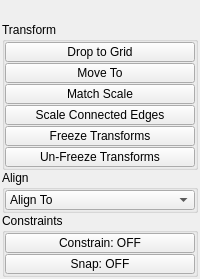
<?xml version="1.0" encoding="UTF-8"?>
<ui version="4.0">
 <class>QtUi</class>
 <widget class="QMainWindow" name="QtUi">
  <property name="enabled">
   <bool>true</bool>
  </property>
  <property name="geometry">
   <rect>
    <x>0</x>
    <y>0</y>
    <width>200</width>
    <height>268</height>
   </rect>
  </property>
  <property name="tabShape">
   <enum>QTabWidget::Triangular</enum>
  </property>
  <property name="dockNestingEnabled">
   <bool>true</bool>
  </property>
  <property name="dockOptions">
   <set>QMainWindow::AllowNestedDocks|QMainWindow::AllowTabbedDocks|QMainWindow::AnimatedDocks|QMainWindow::ForceTabbedDocks</set>
  </property>
  <widget class="QWidget" name="central_widget">
   <property name="minimumSize">
    <size>
     <width>200</width>
     <height>0</height>
    </size>
   </property>
   <layout class="QVBoxLayout" name="verticalLayout_2">
    <property name="leftMargin">
     <number>2</number>
    </property>
    <property name="topMargin">
     <number>2</number>
    </property>
    <property name="rightMargin">
     <number>2</number>
    </property>
    <property name="bottomMargin">
     <number>2</number>
    </property>
    <property name="spacing">
     <number>2</number>
    </property>
    <item>
     <layout class="QVBoxLayout" name="verticalLayout">
      <property name="spacing">
       <number>0</number>
      </property>
      <item>
       <widget class="Header" name="header" native="true">
        <property name="minimumSize">
         <size>
          <width>0</width>
          <height>20</height>
         </size>
        </property>
        <property name="font">
         <font>
          <weight>75</weight>
          <bold>true</bold>
         </font>
        </property>
        <property name="text" stdset="0">
         <string>TRANSFORM</string>
        </property>
       </widget>
      </item>
      <item>
       <widget class="CollapsableGroup" name="transform">
        <property name="minimumSize">
         <size>
          <width>125</width>
          <height>0</height>
         </size>
        </property>
        <property name="title">
         <string>Transform</string>
        </property>
        <layout class="QVBoxLayout" name="verticalLayout_3">
         <property name="spacing">
          <number>1</number>
         </property>
         <property name="leftMargin">
          <number>0</number>
         </property>
         <property name="topMargin">
          <number>0</number>
         </property>
         <property name="rightMargin">
          <number>0</number>
         </property>
         <property name="bottomMargin">
          <number>0</number>
         </property>
         <item>
          <widget class="PushButton" name="tb000">
           <property name="enabled">
            <bool>true</bool>
           </property>
           <property name="sizePolicy">
            <sizepolicy hsizetype="Preferred" vsizetype="Fixed">
             <horstretch>0</horstretch>
             <verstretch>0</verstretch>
            </sizepolicy>
           </property>
           <property name="minimumSize">
            <size>
             <width>0</width>
             <height>20</height>
            </size>
           </property>
           <property name="maximumSize">
            <size>
             <width>16777215</width>
             <height>20</height>
            </size>
           </property>
           <property name="toolTip">
            <string>Move selected object to grid.</string>
           </property>
           <property name="layoutDirection">
            <enum>Qt::LeftToRight</enum>
           </property>
           <property name="text">
            <string>Drop to Grid</string>
           </property>
          </widget>
         </item>
         <item>
          <widget class="PushButton" name="tb005">
           <property name="enabled">
            <bool>true</bool>
           </property>
           <property name="sizePolicy">
            <sizepolicy hsizetype="Preferred" vsizetype="Fixed">
             <horstretch>0</horstretch>
             <verstretch>0</verstretch>
            </sizepolicy>
           </property>
           <property name="minimumSize">
            <size>
             <width>0</width>
             <height>20</height>
            </size>
           </property>
           <property name="maximumSize">
            <size>
             <width>16777215</width>
             <height>20</height>
            </size>
           </property>
           <property name="toolTip">
            <string>Move selected object(s) to last selected.</string>
           </property>
           <property name="text">
            <string>Move To</string>
           </property>
           <property name="iconSize">
            <size>
             <width>18</width>
             <height>18</height>
            </size>
           </property>
           <property name="autoDefault">
            <bool>false</bool>
           </property>
           <property name="default">
            <bool>false</bool>
           </property>
           <property name="flat">
            <bool>false</bool>
           </property>
          </widget>
         </item>
         <item>
          <widget class="QPushButton" name="b001">
           <property name="enabled">
            <bool>true</bool>
           </property>
           <property name="sizePolicy">
            <sizepolicy hsizetype="Preferred" vsizetype="Fixed">
             <horstretch>0</horstretch>
             <verstretch>0</verstretch>
            </sizepolicy>
           </property>
           <property name="minimumSize">
            <size>
             <width>0</width>
             <height>20</height>
            </size>
           </property>
           <property name="maximumSize">
            <size>
             <width>16777215</width>
             <height>20</height>
            </size>
           </property>
           <property name="toolTip">
            <string>&lt;html&gt;&lt;head/&gt;&lt;body&gt;&lt;p&gt;Match the first selected object to the combined bounding box scale of any additional selected objects.&lt;/p&gt;&lt;/body&gt;&lt;/html&gt;</string>
           </property>
           <property name="text">
            <string>Match Scale</string>
           </property>
           <property name="iconSize">
            <size>
             <width>18</width>
             <height>18</height>
            </size>
           </property>
           <property name="autoDefault">
            <bool>false</bool>
           </property>
           <property name="default">
            <bool>false</bool>
           </property>
           <property name="flat">
            <bool>false</bool>
           </property>
          </widget>
         </item>
         <item>
          <widget class="PushButton" name="tb001">
           <property name="enabled">
            <bool>true</bool>
           </property>
           <property name="sizePolicy">
            <sizepolicy hsizetype="Preferred" vsizetype="Fixed">
             <horstretch>0</horstretch>
             <verstretch>0</verstretch>
            </sizepolicy>
           </property>
           <property name="minimumSize">
            <size>
             <width>0</width>
             <height>20</height>
            </size>
           </property>
           <property name="maximumSize">
            <size>
             <width>16777215</width>
             <height>20</height>
            </size>
           </property>
           <property name="toolTip">
            <string>Scales each set of connected edges separately.</string>
           </property>
           <property name="text">
            <string>Scale Connected Edges</string>
           </property>
           <property name="iconSize">
            <size>
             <width>18</width>
             <height>18</height>
            </size>
           </property>
           <property name="autoDefault">
            <bool>false</bool>
           </property>
           <property name="default">
            <bool>false</bool>
           </property>
           <property name="flat">
            <bool>false</bool>
           </property>
          </widget>
         </item>
         <item>
          <widget class="PushButton" name="tb002">
           <property name="enabled">
            <bool>true</bool>
           </property>
           <property name="sizePolicy">
            <sizepolicy hsizetype="Preferred" vsizetype="Fixed">
             <horstretch>0</horstretch>
             <verstretch>0</verstretch>
            </sizepolicy>
           </property>
           <property name="minimumSize">
            <size>
             <width>0</width>
             <height>20</height>
            </size>
           </property>
           <property name="maximumSize">
            <size>
             <width>16777215</width>
             <height>20</height>
            </size>
           </property>
           <property name="toolTip">
            <string>Freeze transformations on any selected objects</string>
           </property>
           <property name="text">
            <string>Freeze Transforms</string>
           </property>
           <property name="iconSize">
            <size>
             <width>18</width>
             <height>18</height>
            </size>
           </property>
           <property name="autoDefault">
            <bool>false</bool>
           </property>
           <property name="default">
            <bool>false</bool>
           </property>
           <property name="flat">
            <bool>false</bool>
           </property>
          </widget>
         </item>
         <item>
          <widget class="QPushButton" name="b002">
           <property name="enabled">
            <bool>true</bool>
           </property>
           <property name="sizePolicy">
            <sizepolicy hsizetype="Preferred" vsizetype="Fixed">
             <horstretch>0</horstretch>
             <verstretch>0</verstretch>
            </sizepolicy>
           </property>
           <property name="minimumSize">
            <size>
             <width>0</width>
             <height>20</height>
            </size>
           </property>
           <property name="maximumSize">
            <size>
             <width>16777215</width>
             <height>20</height>
            </size>
           </property>
           <property name="toolTip">
            <string>&lt;html&gt;&lt;head/&gt;&lt;body&gt;&lt;p&gt;Restore previously frozen transformations on any selected objects.&lt;/p&gt;&lt;p&gt;&lt;span style=&quot; font-weight:600;&quot;&gt;Note:&lt;/span&gt; This only works if the transforms were frozen using the &lt;span style=&quot; text-decoration: underline;&quot;&gt;Freeze Transforms&amp;gt;Store Transforms &lt;/span&gt;option.&lt;/p&gt;&lt;/body&gt;&lt;/html&gt;</string>
           </property>
           <property name="text">
            <string>Un-Freeze Transforms</string>
           </property>
           <property name="iconSize">
            <size>
             <width>18</width>
             <height>18</height>
            </size>
           </property>
           <property name="autoDefault">
            <bool>false</bool>
           </property>
           <property name="default">
            <bool>false</bool>
           </property>
           <property name="flat">
            <bool>false</bool>
           </property>
          </widget>
         </item>
        </layout>
       </widget>
      </item>
      <item>
       <widget class="CollapsableGroup" name="align">
        <property name="enabled">
         <bool>true</bool>
        </property>
        <property name="minimumSize">
         <size>
          <width>125</width>
          <height>0</height>
         </size>
        </property>
        <property name="title">
         <string>Align</string>
        </property>
        <layout class="QVBoxLayout" name="verticalLayout_4">
         <property name="spacing">
          <number>1</number>
         </property>
         <property name="leftMargin">
          <number>0</number>
         </property>
         <property name="topMargin">
          <number>0</number>
         </property>
         <property name="rightMargin">
          <number>0</number>
         </property>
         <property name="bottomMargin">
          <number>0</number>
         </property>
         <item>
          <widget class="ComboBox" name="cmb002">
           <property name="minimumSize">
            <size>
             <width>0</width>
             <height>20</height>
            </size>
           </property>
           <property name="maximumSize">
            <size>
             <width>16777215</width>
             <height>20</height>
            </size>
           </property>
           <property name="toolTip">
            <string>Align to objects.</string>
           </property>
           <property name="editable">
            <bool>false</bool>
           </property>
           <property name="sizeAdjustPolicy">
            <enum>QComboBox::AdjustToContents</enum>
           </property>
           <item>
            <property name="text">
             <string>Align To</string>
            </property>
           </item>
          </widget>
         </item>
        </layout>
       </widget>
      </item>
      <item>
       <widget class="CollapsableGroup" name="Constaints">
        <property name="minimumSize">
         <size>
          <width>125</width>
          <height>0</height>
         </size>
        </property>
        <property name="title">
         <string>Constraints</string>
        </property>
        <layout class="QVBoxLayout" name="verticalLayout_5">
         <property name="spacing">
          <number>1</number>
         </property>
         <property name="leftMargin">
          <number>0</number>
         </property>
         <property name="topMargin">
          <number>0</number>
         </property>
         <property name="rightMargin">
          <number>0</number>
         </property>
         <property name="bottomMargin">
          <number>0</number>
         </property>
         <item>
          <widget class="PushButton" name="tb003">
           <property name="enabled">
            <bool>true</bool>
           </property>
           <property name="sizePolicy">
            <sizepolicy hsizetype="Preferred" vsizetype="Fixed">
             <horstretch>0</horstretch>
             <verstretch>0</verstretch>
            </sizepolicy>
           </property>
           <property name="minimumSize">
            <size>
             <width>0</width>
             <height>20</height>
            </size>
           </property>
           <property name="maximumSize">
            <size>
             <width>16777215</width>
             <height>20</height>
            </size>
           </property>
           <property name="toolTip">
            <string>Transform constraints.</string>
           </property>
           <property name="text">
            <string>Constrain: OFF</string>
           </property>
           <property name="iconSize">
            <size>
             <width>18</width>
             <height>18</height>
            </size>
           </property>
           <property name="autoDefault">
            <bool>false</bool>
           </property>
           <property name="default">
            <bool>false</bool>
           </property>
           <property name="flat">
            <bool>false</bool>
           </property>
          </widget>
         </item>
         <item>
          <widget class="PushButton" name="tb004">
           <property name="enabled">
            <bool>true</bool>
           </property>
           <property name="sizePolicy">
            <sizepolicy hsizetype="Preferred" vsizetype="Fixed">
             <horstretch>0</horstretch>
             <verstretch>0</verstretch>
            </sizepolicy>
           </property>
           <property name="minimumSize">
            <size>
             <width>0</width>
             <height>20</height>
            </size>
           </property>
           <property name="maximumSize">
            <size>
             <width>16777215</width>
             <height>20</height>
            </size>
           </property>
           <property name="toolTip">
            <string>Transform tool snap settings.</string>
           </property>
           <property name="text">
            <string>Snap: OFF</string>
           </property>
           <property name="iconSize">
            <size>
             <width>18</width>
             <height>18</height>
            </size>
           </property>
           <property name="autoDefault">
            <bool>false</bool>
           </property>
           <property name="default">
            <bool>false</bool>
           </property>
           <property name="flat">
            <bool>false</bool>
           </property>
          </widget>
         </item>
        </layout>
       </widget>
      </item>
      <item>
       <spacer name="verticalSpacer">
        <property name="orientation">
         <enum>Qt::Vertical</enum>
        </property>
        <property name="sizeHint" stdset="0">
         <size>
          <width>0</width>
          <height>10</height>
         </size>
        </property>
       </spacer>
      </item>
     </layout>
    </item>
   </layout>
  </widget>
 </widget>
 <customwidgets>
  <customwidget>
   <class>Header</class>
   <extends>QWidget</extends>
   <header>uitk.widgets.header</header>
  </customwidget>
  <customwidget>
   <class>PushButton</class>
   <extends>QPushButton</extends>
   <header>widgets.pushbutton.h</header>
  </customwidget>
  <customwidget>
   <class>ComboBox</class>
   <extends>QComboBox</extends>
   <header>uitk.widgets.comboBox.ComboBox.h</header>
  </customwidget>
  <customwidget>
   <class>CollapsableGroup</class>
   <extends>QGroupBox</extends>
   <header>uitk.widgets.collapsableGroup.CollapsableGroup.h</header>
   <container>1</container>
  </customwidget>
 </customwidgets>
 <resources/>
 <connections/>
 <designerdata>
  <property name="gridDeltaX">
   <number>5</number>
  </property>
  <property name="gridDeltaY">
   <number>5</number>
  </property>
  <property name="gridSnapX">
   <bool>true</bool>
  </property>
  <property name="gridSnapY">
   <bool>true</bool>
  </property>
  <property name="gridVisible">
   <bool>true</bool>
  </property>
 </designerdata>
</ui>
